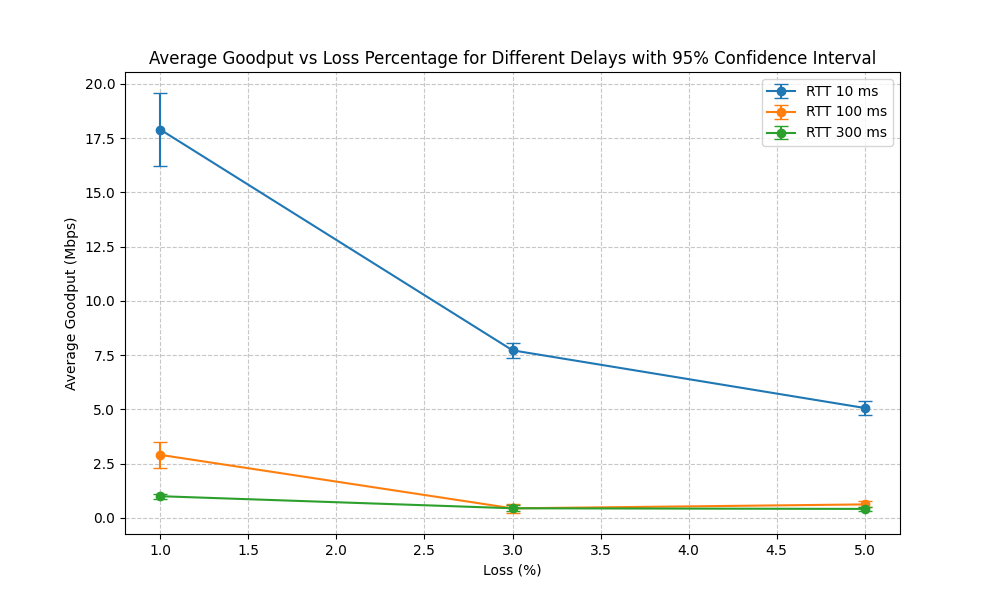

This figure's Python source:
import matplotlib.pyplot as plt
import pandas as pd
from scipy.stats import t
import numpy as np

# Define the dataset
data = pd.DataFrame({
    'RTT(ms)': [10, 10, 10, 100, 100, 100, 300, 300, 300],
    'Loss(%)': [1, 3, 5, 1, 3, 5, 1, 3, 5],
    'Average_Goodput(Mbps)': [17.9, 7.72, 5.06, 2.9, 0.433, 0.615, 0.9932, 0.437, 0.4069],
    'Std_Dev(Mbps)': [3.6, 0.73, 0.7, 1.26, 0.458, 0.289, 0.232, 0.307, 0.221]
})

# Number of runs (samples per condition)
n_runs = 20

# Calculate 95% confidence intervals
confidence_level = 0.95
data['CI'] = t.ppf((1 + confidence_level) / 2, n_runs - 1) * data['Std_Dev(Mbps)'] / np.sqrt(n_runs)

# Plotting
plt.figure(figsize=(10, 6))

# Group by 'Delay(ms)' and plot each group
for RTT, group in data.groupby('RTT(ms)'):
    plt.errorbar(
        group['Loss(%)'],
        group['Average_Goodput(Mbps)'],
        yerr=group['CI'],
        fmt='-o',
        capsize=5,
        label=f'RTT {RTT} ms'
    )

plt.title('Average Goodput vs Loss Percentage for Different Delays with 95% Confidence Interval')
plt.xlabel('Loss (%)')
plt.ylabel('Average Goodput (Mbps)')
plt.grid(True, linestyle='--', alpha=0.7)
plt.legend()
plt.show()
